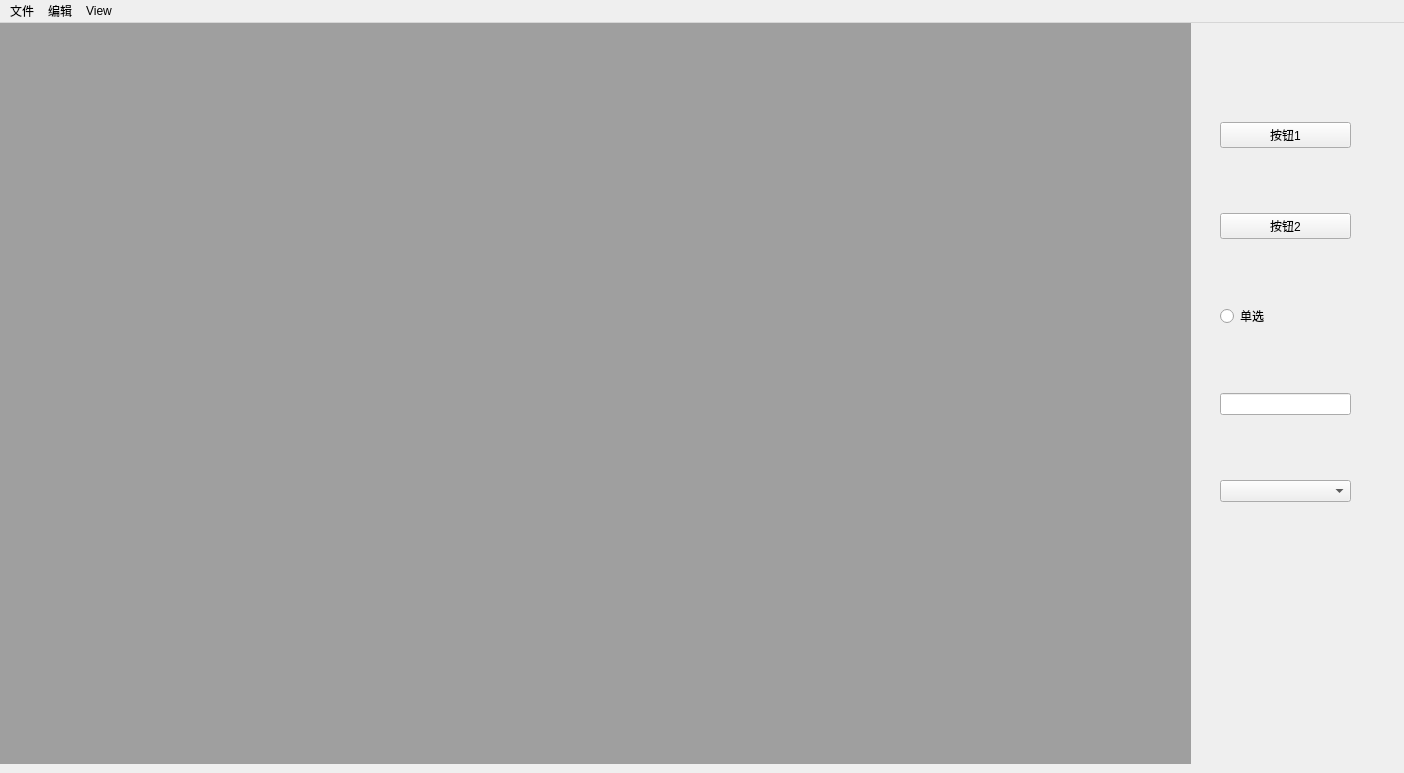
<?xml version="1.0" encoding="UTF-8"?>
<ui version="4.0">
 <class>MainWindow</class>
 <widget class="QMainWindow" name="MainWindow">
  <property name="geometry">
   <rect>
    <x>0</x>
    <y>0</y>
    <width>1404</width>
    <height>773</height>
   </rect>
  </property>
  <property name="windowTitle">
   <string>MainWindow</string>
  </property>
  <widget class="QWidget" name="centralwidget">
   <widget class="QMdiArea" name="mdiArea">
    <property name="geometry">
     <rect>
      <x>0</x>
      <y>0</y>
      <width>1191</width>
      <height>741</height>
     </rect>
    </property>
    <property name="viewMode">
     <enum>QMdiArea::TabbedView</enum>
    </property>
   </widget>
   <widget class="QWidget" name="layoutWidget">
    <property name="geometry">
     <rect>
      <x>1220</x>
      <y>40</y>
      <width>131</width>
      <height>501</height>
     </rect>
    </property>
    <layout class="QVBoxLayout" name="verticalLayout">
     <item>
      <widget class="QPushButton" name="pushButton">
       <property name="text">
        <string>按钮1</string>
       </property>
      </widget>
     </item>
     <item>
      <widget class="QPushButton" name="pushButton_2">
       <property name="text">
        <string>按钮2</string>
       </property>
      </widget>
     </item>
     <item>
      <widget class="QRadioButton" name="radioButton">
       <property name="text">
        <string>单选</string>
       </property>
      </widget>
     </item>
     <item>
      <widget class="QLineEdit" name="lineEdit"/>
     </item>
     <item>
      <widget class="QComboBox" name="comboBox_2"/>
     </item>
    </layout>
   </widget>
  </widget>
  <widget class="QMenuBar" name="menubar">
   <property name="geometry">
    <rect>
     <x>0</x>
     <y>0</y>
     <width>1404</width>
     <height>23</height>
    </rect>
   </property>
   <widget class="QMenu" name="menuMdi">
    <property name="title">
     <string>文件</string>
    </property>
    <addaction name="action"/>
    <addaction name="action_2"/>
   </widget>
   <widget class="QMenu" name="menu">
    <property name="title">
     <string>编辑</string>
    </property>
   </widget>
   <widget class="QMenu" name="menuView">
    <property name="title">
     <string>View</string>
    </property>
    <addaction name="separator"/>
    <addaction name="actionTab"/>
    <addaction name="separator"/>
    <addaction name="action_5"/>
    <addaction name="separator"/>
    <addaction name="action_9"/>
   </widget>
   <addaction name="menuMdi"/>
   <addaction name="menu"/>
   <addaction name="menuView"/>
  </widget>
  <action name="action">
   <property name="text">
    <string>新建文件</string>
   </property>
  </action>
  <action name="action_2">
   <property name="text">
    <string>打开文件</string>
   </property>
  </action>
  <action name="actionTab">
   <property name="text">
    <string>Tab模式</string>
   </property>
  </action>
  <action name="action_5">
   <property name="text">
    <string>级联</string>
   </property>
  </action>
  <action name="action_6">
   <property name="text">
    <string>平铺</string>
   </property>
  </action>
  <action name="action_9">
   <property name="text">
    <string>平铺</string>
   </property>
  </action>
 </widget>
 <resources/>
 <connections/>
</ui>
